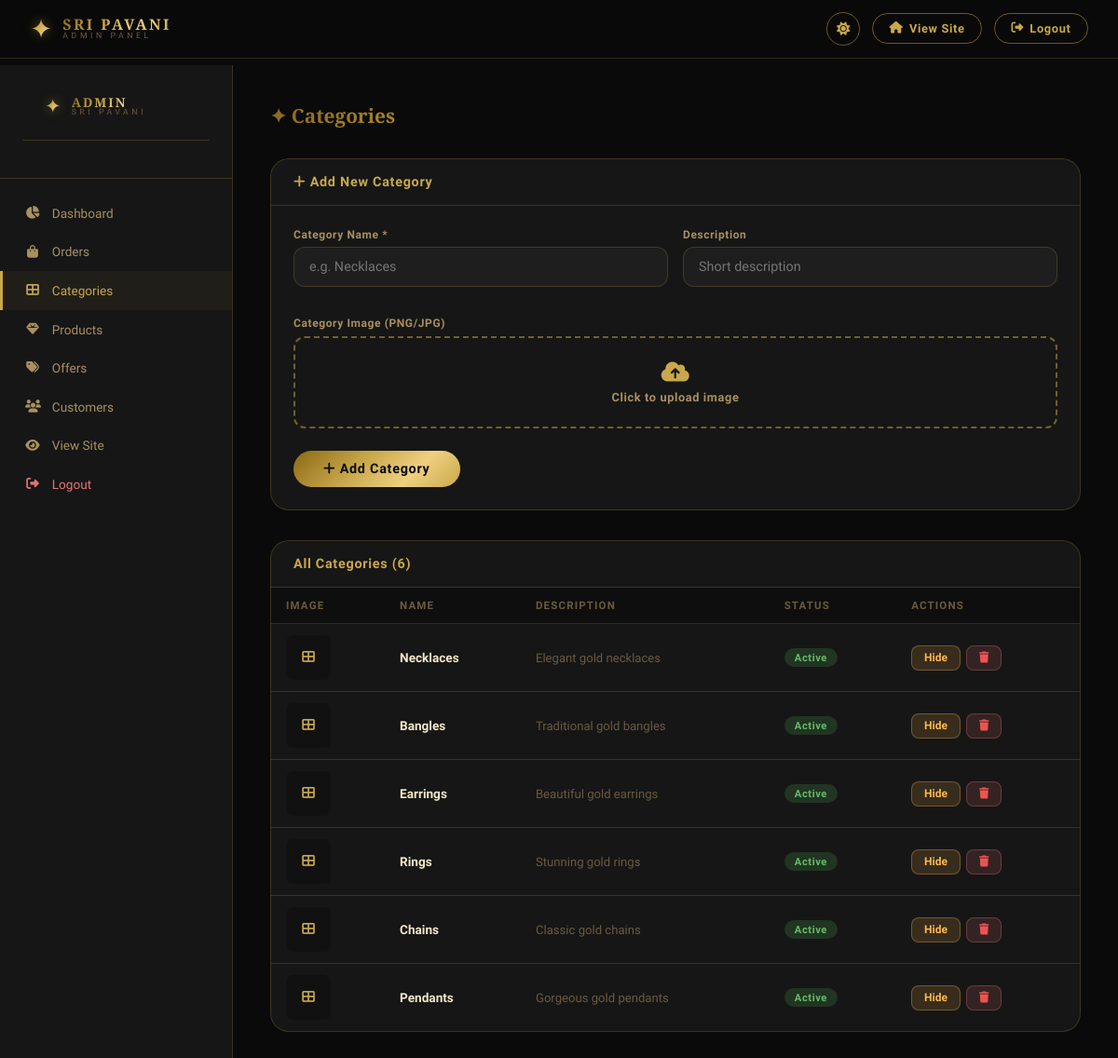
The app's page /admin/categories (signed in), older data.
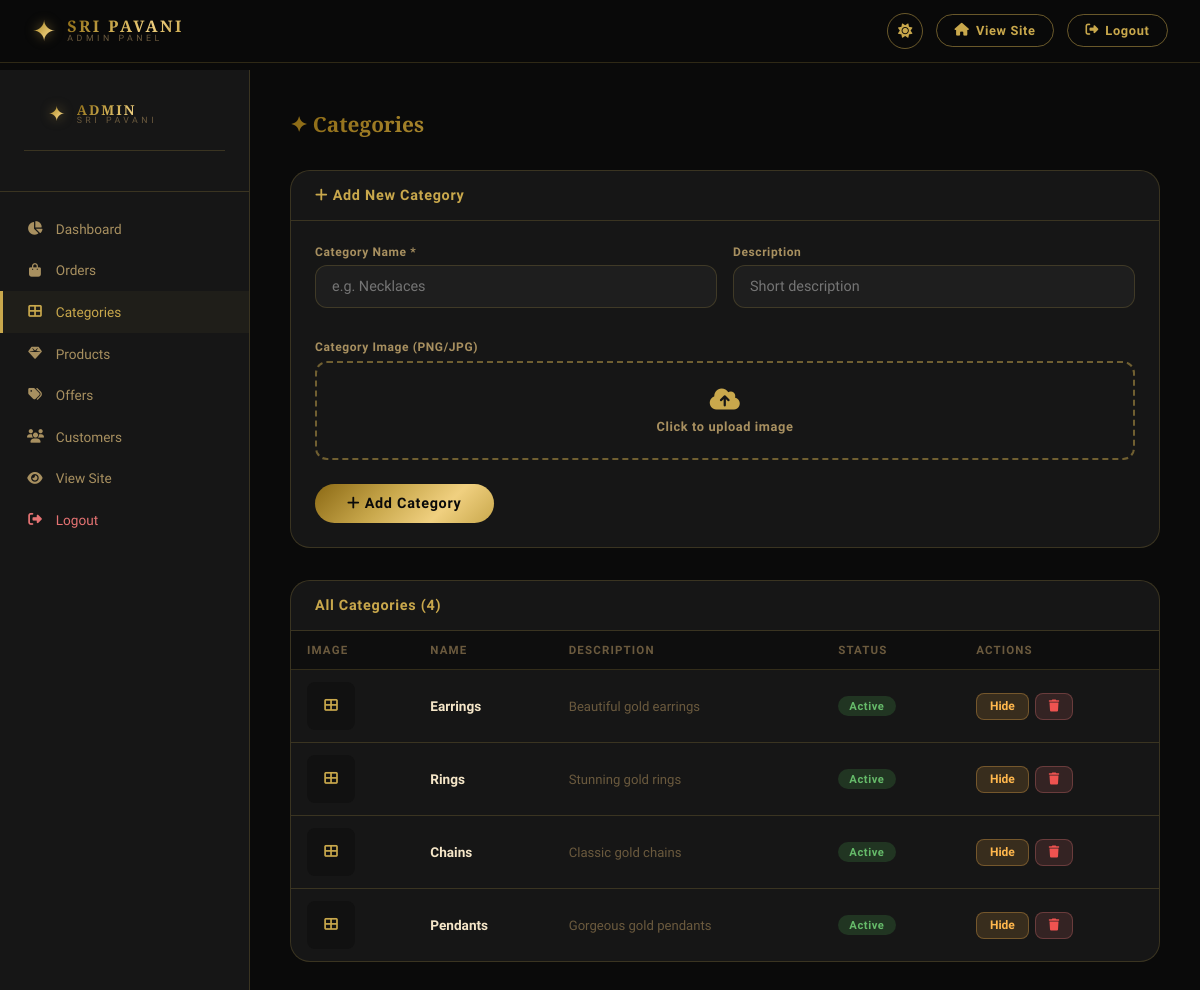
The same page, newer data.
### app.py (models this page shows)
class Category(db.Model):
    id          = db.Column(db.Integer, primary_key=True)
    name        = db.Column(db.String(100), nullable=False)
    image       = db.Column(db.String(200))
    description = db.Column(db.Text)
    is_active   = db.Column(db.Boolean, default=True)
    products    = db.relationship('Product', backref='category', lazy=True)

### app.py (the view, shortened to what this page needs)
@app.route('/admin/categories', methods=['GET', 'POST'])
@login_required
@admin_required
def admin_categories():
    return render_template('admin/categories.html', categories=Category.query.all())

### app.py (called while the page is built)
@login_manager.user_loader
def load_user(user_id):
    return User.query.get(int(user_id))

def admin_required(f):
    from functools import wraps
    @wraps(f)
    def decorated(*args, **kwargs):
        if not current_user.is_authenticated or not current_user.is_admin:
            flash('Admin access required', 'error')
            return redirect(url_for('login'))
        return f(*args, **kwargs)
    return decorated

### templates/admin/categories.html (shortened to what this page needs)
{% extends "admin/base_admin.html" %}
{% block content %}
<h1 class="admin-page-title">✦ Categories</h1>
<div class="admin-card">
  <div class="admin-card-header"><h3><i class="fas fa-plus"></i> Add New Category</h3></div>
  <div class="admin-card-body">
    <form method="POST" enctype="multipart/form-data">
      <div class="admin-form-grid">
        <div class="form-group">
          <label>Category Name *</label>
          <input type="text" name="name" placeholder="e.g. Necklaces" required/>
        </div>
        <div class="form-group">
          <label>Description</label>
          <input type="text" name="description" placeholder="Short description"/>
        </div>
        <div class="form-group full-width">
          <label>Category Image (PNG/JPG)</label>
          <label class="file-upload-area" for="cat-img">
            <i class="fas fa-cloud-upload-alt"></i>
            <p>Click to upload image</p>
          </label>
        </div>
      </div>
      <button type="submit" class="btn-gold" style="padding:0.7rem 2rem;margin-top:0.5rem">
        <i class="fas fa-plus"></i> Add Category
      </button>
    </form>
  </div>
</div>
<div class="admin-card">
  <div class="admin-card-header">
    <h3>All Categories ({{ categories|length }})</h3>
  </div>
  <div class="resp-table-wrap">
    <table class="admin-table">
      <thead>
        <tr><th>Image</th><th>Name</th><th>Description</th><th>Status</th><th>Actions</th></tr>
      </thead>
      <tbody>
        {% for cat in categories %}
        <tr>
          <td>
            <div class="product-thumb">
              {% if cat.image %}<img src="{{ url_for('static', filename=cat.image) }}" alt="{{ cat.name }}"/>
              {% else %}<i class="fas fa-th-large"></i>{% endif %}
            </div>
          </td>
          <td><strong>{{ cat.name }}</strong></td>
          <td style="color:var(--text-muted);font-size:0.82rem">{{ cat.description or '—' }}</td>
          <td>
            <span class="tag {{ 'tag-active' if cat.is_active else 'tag-inactive' }}">
              {{ 'Active' if cat.is_active else 'Hidden' }}
            </span>
          </td>
          <td>
            <div class="action-btns">
              <form method="POST" style="display:inline">
                <button type="submit" class="btn-sm btn-warning">
                  {{ 'Hide' if cat.is_active else 'Show' }}
                </button>
              </form>
              <button type="button" class="btn-sm btn-danger"
                onclick="openDeleteModal('{{ cat.id }}', '{{ cat.name|replace("'","\\'")|e }}')">
                <i class="fas fa-trash"></i>
              </button>
            </div>
          </td>
        </tr>
        {% endfor %}
      </tbody>
    </table>
  </div>
</div>
{% endblock %}

Row changes from the older to the newer data that the page shows:
removed Category: name "Necklaces", description "Elegant gold necklaces", is_active "Active", is_active "Hide"
removed Category: name "Bangles", description "Traditional gold bangles", is_active "Active", is_active "Hide"
Text that changed along with them:
{{ categories|length }}: "6" → "4"
